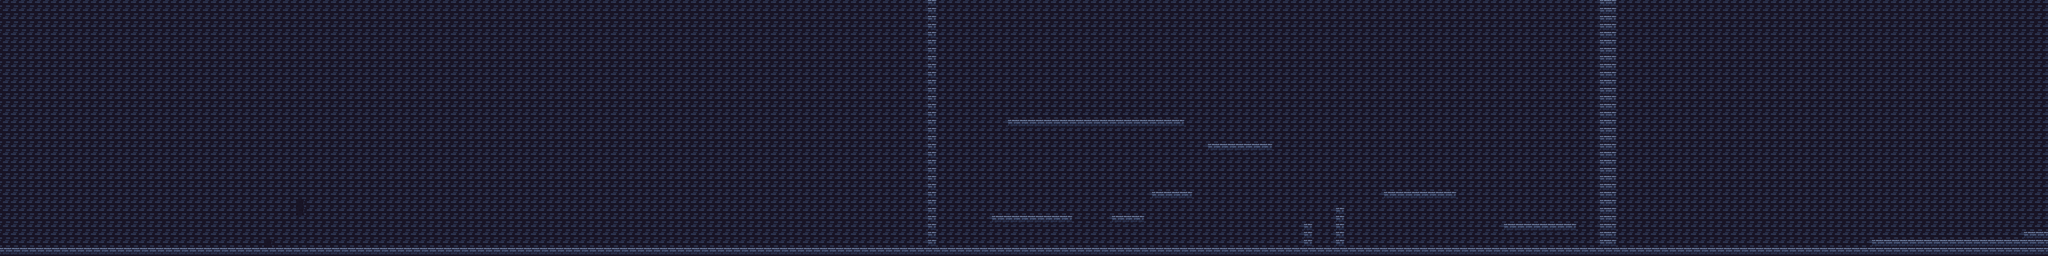

A 2D game scene composited from a Tiled map and its tileset images. What follows is a short description and the map's XML, with each tile layer's data collapsed to a summary:
An orthogonal 256x32 tile map with 16x16 px tiles, 2 tile layers (background, solido).

<map version="1.10" tiledversion="1.11.0" orientation="orthogonal" renderorder="right-down" width="256" height="32" tilewidth="16" tileheight="16" infinite="0" nextlayerid="3" nextobjectid="1">
 <tileset firstgid="1" source="./tiles.tsx" />
 <layer id="2" name="background" width="256" height="32">
  <properties>
   <property name="solid" value="0" />
  </properties>
  <data>[8192 cells, 8192 non-empty, 1 distinct tile ids]</data>
 </layer>
 <layer id="1" name="solido" width="256" height="32">
  <properties>
   <property name="solid" value="1" />
  </properties>
  <data>[8192 cells, 452 non-empty, 2 distinct tile ids]</data>
 </layer>
</map>
